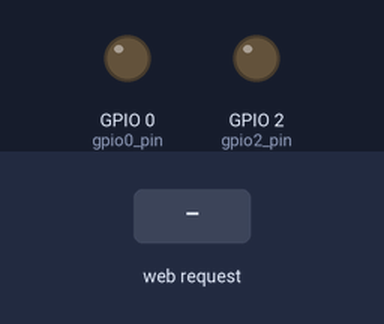
The sketch below on a simulated ESP8266 (NodeMCU). On the bench: output pins drawn as LEDs (lit = HIGH). The inputs (shaded band) are chosen by the test bench. WiFi joins after 1.5 s; servers stay silent unless stated.

Above: at 3.2 s.
3.3 s: HTTP request GET /socket1Off received
At 3.6 s:
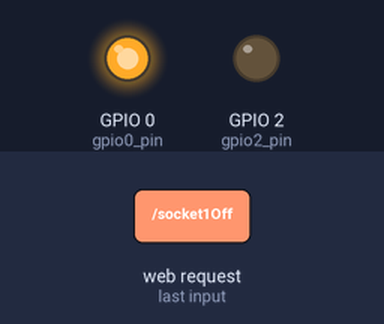
4.8 s: HTTP request GET /socket2Off received
At 5.9 s:
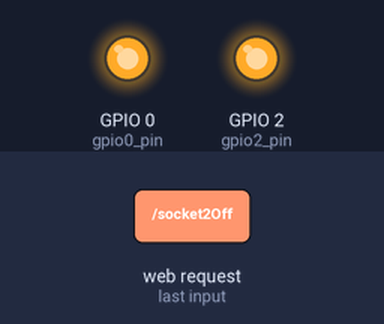
6.3 s: HTTP request GET /socket1On received
At 7.1 s:
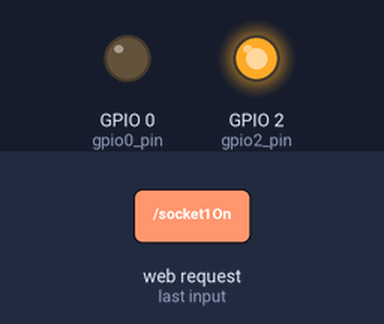
7.8 s: HTTP request GET /socket2On received
At 8.2 s:
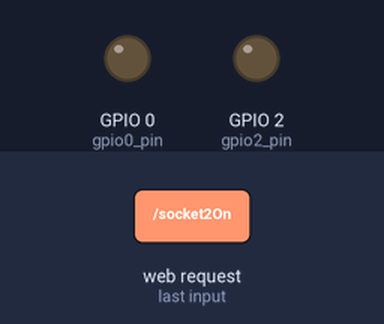
Timing chart, 0 to 10.3 s (numbered marks = the images above; inputs shaded):
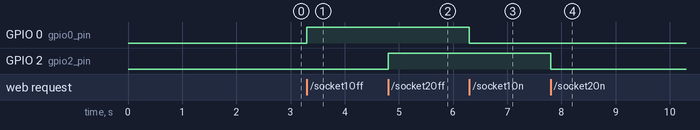

Measured:
- after the input at 3.3 s, GPIO 0 (gpio0_pin): LOW → HIGH at once
- after the input at 4.8 s, GPIO 2 (gpio2_pin): LOW → HIGH at once
- after the input at 6.3 s, GPIO 0 (gpio0_pin): HIGH → LOW at once
- after the input at 7.8 s, GPIO 2 (gpio2_pin): HIGH → LOW at once

The sketch:

WebServer_con_2_salidas_+_WifiManager.ino
```cpp
#include <ESP8266WiFi.h>          //https://github.com/esp8266/Arduino
#include <DNSServer.h>
#include <ESP8266WebServer.h>
#include <WiFiManager.h>         //https://github.com/tzapu/WiFiManager

ESP8266WebServer server(80);

String webPage = "";

int gpio0_pin = 0;
int gpio2_pin = 2;

void setup(void){
WiFiManager wifiManager;
wifiManager.autoConnect("REEF Controller Setup");

webPage += "<!DOCTYPE html>";
webPage += "<html lang='en'>";
webPage += "<head>";
webPage += "  <title>REEF Controller</title>";
webPage += "  <meta charset='utf-8'>";
webPage += "  <meta name='viewport' content='width=device-width, initial-scale=1'>";
webPage += "  <link href='https://maxcdn.bootstrapcdn.com/bootswatch/3.3.7/darkly/bootstrap.min.css' rel='stylesheet'>        ";
webPage += "  <script src='https://ajax.googleapis.com/ajax/libs/jquery/3.2.1/jquery.min.js'></script>";
webPage += "  <script src='https://maxcdn.bootstrapcdn.com/bootstrap/3.3.7/js/bootstrap.min.js'></script>";
webPage += "</head>";
webPage += "<body>";
webPage += "<div class= 'well' 'jumbotron'>";
webPage += "    <h1 class='text-center'>REEF Controller</h1>";
webPage += "    <h3 class ='text-left'>Salida 1</h3>   ";
webPage += "  <a href=\'socket1On\'><button type='button' class='btn btn-success btn-lg btn-block'>Encender</button></a> ";
webPage += "  <h6 class='text-center'></h6>";
webPage += "  <a href=\'socket1Off\'><button type='button' class='btn btn-danger btn-lg btn-block'>Apagar</button></a>   ";
webPage += "    <h3 class ='text-left'>Salida 2</h3> ";
webPage += "  <a href=\'socket2On\'><button type='button' class='btn btn-success btn-lg btn-block'>Encender</button></a>";
webPage += "  <h6 class='text-center'></h6>";
webPage += "  <a href=\'socket2Off\'><button type='button' class='btn btn-danger btn-lg btn-block'>Apagar</button></a>";
webPage += "    <h4 class='text-center'>www.reefacuario.com</h4>";
webPage += "</div>";
webPage += "</body>";
webPage += "</html>";

  // preparing GPIOs
  pinMode(gpio0_pin, OUTPUT);
  digitalWrite(gpio0_pin, LOW);
  pinMode(gpio2_pin, OUTPUT);
  digitalWrite(gpio2_pin, LOW);

  delay(500);

   server.on("/", [](){
    server.send(200, "text/html", webPage);
  });
  server.on("/socket1On", [](){
    server.send(200, "text/html", webPage);
    digitalWrite(gpio0_pin, LOW);
    delay(1000);
  });
  server.on("/socket1Off", [](){
    server.send(200, "text/html", webPage);
    digitalWrite(gpio0_pin, HIGH);
    delay(1000);
  });
  server.on("/socket2On", [](){
    server.send(200, "text/html", webPage);
    digitalWrite(gpio2_pin, LOW);
    delay(1000);
  });
  server.on("/socket2Off", [](){
    server.send(200, "text/html", webPage);
    digitalWrite(gpio2_pin, HIGH);
    delay(1000);
  });
  server.begin();
}

void loop(void){
  server.handleClient();
}
```
